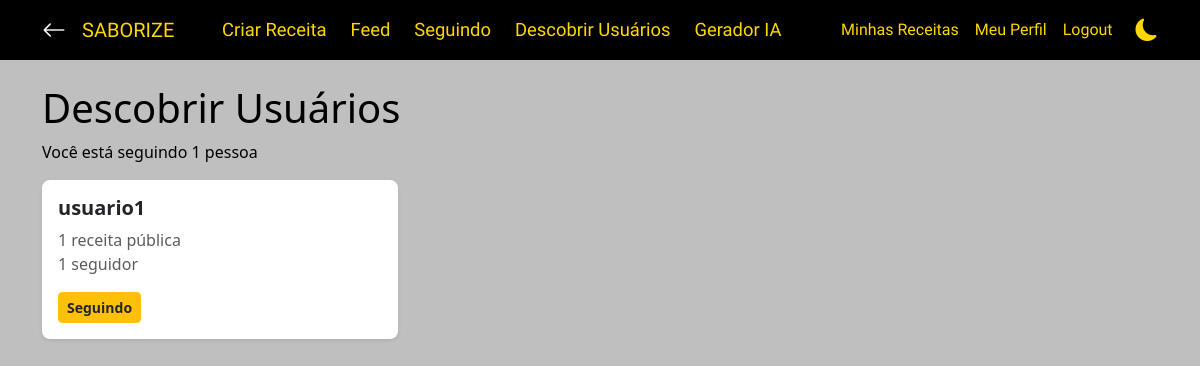
The app's page /receitas/usuarios/ (signed in) with its own data.
### autenticacao/models.py (models this page shows, shortened)
class User(AbstractUser):
    bio = models.TextField(max_length=500, blank=True, verbose_name="Biografia")
    foto_perfil = models.ImageField(upload_to='perfil/', default='perfil/default.jpg', blank=True)
    telefone = models.CharField(max_length=20, blank=True)
    data_nascimento = models.DateField(null=True, blank=True)
    cidade = models.CharField(max_length=100, blank=True)
    estado = models.CharField(max_length=50, blank=True)
    tags_favoritas = models.ManyToManyField(
        TagsReceita,
        blank=True,
        related_name='usuarios_favoritos',
        verbose_name="Tipos de receitas favoritas"
    )
    openai_api_key_encrypted = models.TextField(blank=True, null=True, verbose_name="OpenAI API Key (Encrypted)")
    criado_em = models.DateTimeField(auto_now_add=True)
    atualizado_em = models.DateTimeField(auto_now=True)

### receitas/views.py (the view)
# urls.py: path('usuarios/', views.listar_usuarios, name='listar_usuarios'),
@login_required
def listar_usuarios(request):
    from django.db import models
    usuarios_seguindo_ids = Seguidor.objects.filter(
        seguidor=request.user
    ).values_list('seguido_id', flat=True)
    usuarios = User.objects.exclude(id=request.user.id).annotate(
        receitas_count=models.Count('receitas', filter=models.Q(receitas__publica=True)),
        seguidores_count=models.Count('seguidores')
    ).order_by('-receitas_count')
    for usuario in usuarios:
        usuario.ja_seguindo = usuario.id in usuarios_seguindo_ids
    context = {
        'usuarios': usuarios,
        'total_seguindo': len(usuarios_seguindo_ids)
    }
    return render(request, 'receitas/listar_usuarios.html', context)

### receitas/templates/receitas/listar_usuarios.html (shortened to what this page needs)
{% extends 'base.html' %}
{% block content %}
<div class="container mt-4">
    <div class="row">
        <div class="col-12">
            <h1>Descobrir Usuários</h1>
            <p>Você está seguindo {{ total_seguindo }} pessoa{{ total_seguindo|pluralize:"s" }}</p>
            {% if usuarios %}
                <div class="row">
                    {% for usuario in usuarios %}
                        <div class="col-md-6 col-lg-4 mb-3">
                            <div class="card shadow-sm border-0 rounded-3">
                                <div class="card-body">
                                    <h5 class="card-title fw-bold">{{ usuario.username }}</h5>
                                    <p class="card-text text-muted mb-3">
                                        {{ usuario.receitas_count }} receita{{ usuario.receitas_count|pluralize:"s" }} pública{{ usuario.receitas_count|pluralize:"s" }}<br>
                                        {{ usuario.seguidores_count }} seguidor{{ usuario.seguidores_count|pluralize:"es" }}
                                    </p>
                                    {% if usuario.ja_seguindo %}
                                        <button
                                            class="btn btn-warning text-dark fw-bold btn-sm"
                                            data-user-id="{{ usuario.id }}"
                                            data-username="{{ usuario.username }}"
                                            onclick="pararDeSeguir(this)">
                                            Seguindo
                                        </button>
                                    {% endif %}
                                </div>
                            </div>
                        </div>
                    {% endfor %}
                </div>
            {% else %}
                <div class="alert alert-info">
                    Não há outros usuários para seguir no momento.
                </div>
            {% endif %}
        </div>
    </div>
</div>
{% endblock content %}

### records on screen
User: username "usuario1", receitas_count "1", seguidores_count "1"

### other values on screen
{{ total_seguindo }} "1"
